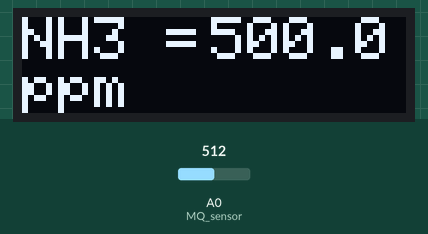
A sketch run on a simulated Arduino Uno, built with avr-gcc and run on an emulated ATmega328P. Shown: 128×32 one-colour display. The test bench sets the inputs (shaded band); at power-on: A0 (MQ_sensor) = 512. What the sketch prints to the serial monitor is not drawn.

Above: at 1.3 s.
1.4 s: A0 (MQ_sensor) set to 466
At 2.7 s:
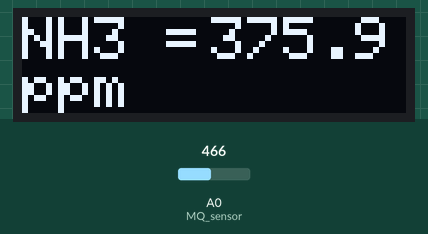
3.0 s: A0 (MQ_sensor) set to 306
At 4.3 s:
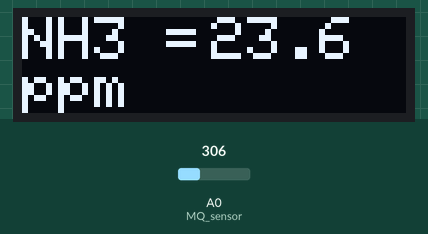
4.6 s: A0 (MQ_sensor) set to 122
At 5.1 s:
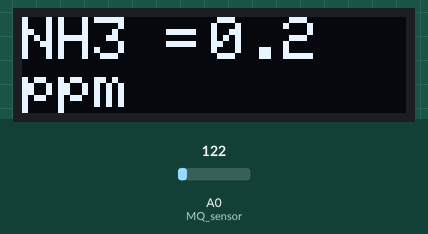
Timing chart, 0 to 7.6 s (numbered marks = the images above; inputs shaded):
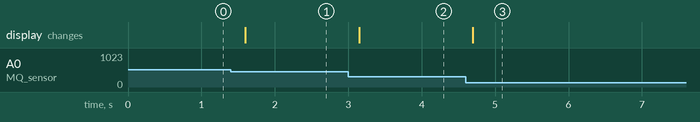

The sketch:

MQ-137.ino
```cpp
/*
 * Program to measure gas in ppm using MQ sensor
 * Program by: B.Aswinth Raj
 * Website: http://www.circuitdigest.com/
 * Dated: 28-12-2017
 */

#include <SPI.h>
#include <Wire.h>
#include <Adafruit_GFX.h>
#include <Adafruit_SSD1306.h>

#define RL 10         //сопротивление резистора RL 10 кОм
#define m -0.243      //здесь вводим рассчитанный коэффициент наклона кривой
#define b 0.323       //здесь вводим рассчитанный коэффициент для точки пересечения
#define Ro 24         //здесь вводим найденное значение Ro
#define MQ_sensor A0  //датчик подключен к контакту A7
#define Vcc 5.0

#define OLED_RESET     4 // Reset pin # (or -1 if sharing Arduino reset pin)
#define SCREEN_ADDRESS 0x3C ///< See datasheet for Address; 0x3D for 128x64, 0x3C for 128x32

Adafruit_SSD1306 display(OLED_RESET);


void setup() {
 Serial.begin(9600);

 display.begin(SSD1306_SWITCHCAPVCC, SCREEN_ADDRESS);
 display.clearDisplay();
}
void loop() {
  display.clearDisplay();

  float VRL = 0;    //падение напряжение на датчике газа серии MQ
  float Rs = 0;     //сопротивление датчика при наличии концентрации газа
  float ratio = 0;  //переменная для хранения отношения Rs/Ro

  VRL = analogRead(MQ_sensor)*(Vcc/1023.0); //измеряем падение напряжения и конвертируем его в диапазон 0-5V
  Rs = ((Vcc*RL)/VRL)-RL; //формула для расчета значения Rs
  ratio = Rs/Ro;  // находим отношение Rs/Ro

  double ppm = pow(10.0, ((log10(ratio)-b)/m)); //формула для расчета ppm
  ppm = constrain(ppm, 0, 500);   //Ограничил от 0 до 500 ppm

  double *ptr;
  ptr = &ppm;

  Serial.print("NH3 = ");   //отображаем концентрацию аммиака в ppm
  Serial.print(ppm);
  Serial.print("\tppm\t\t|\t\t");
  Serial.print("Voltage = "); //Display a intro message
  Serial.print(VRL);
  Serial.print("\tVolt\n");

  display.setTextSize(2);
  display.setTextColor(WHITE);
  display.setCursor(0,0);
  display.print("NH3 =");
  display.setCursor(63,0);
  display.print(*ptr, 1);
  display.setCursor(0,16);
  display.print("ppm");
  display.display();

  delay(500);
}
```

Measured:
- the behaviour switches between 484 and 483 on A0 (MQ_sensor) (found by bisection; images 0 and 1)
- after the input at 1.4 s, the display: changes after 0.20 s (image 1)
- after the input at 3.0 s, the display: changes after 0.15 s (image 2)
- after the input at 4.6 s, the display: changes after 0.10 s (image 3)
